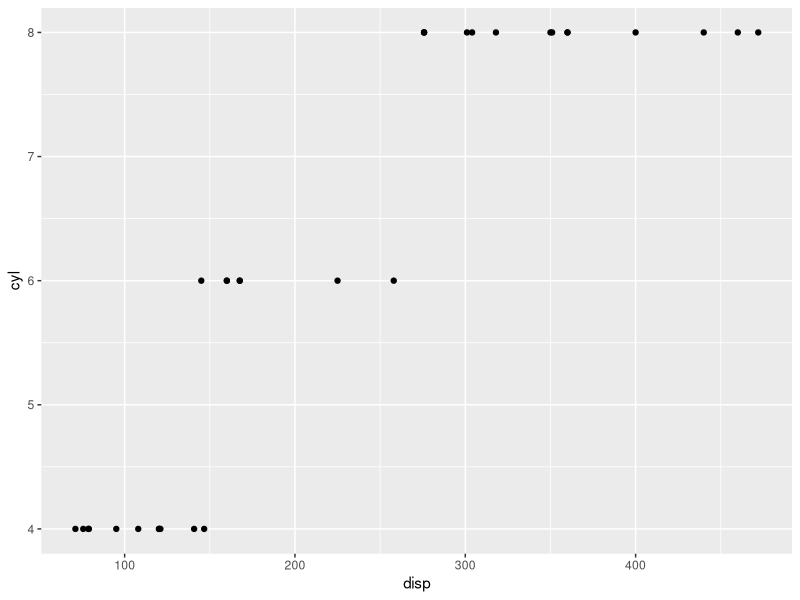

Generate this figure with R:
## ---- chunk 1
knitr::opts_chunk$set(echo = T)
library(tidyverse)
## ---- chunk 2
data("mtcars")
mtcars %>% 
  ggplot()+
  geom_point(aes(disp, cyl))
